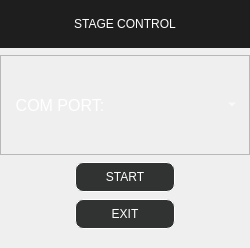
         <widget class="QWidget" name="page">
          <layout class="QVBoxLayout" name="verticalLayout_3">
           <property name="spacing">
            <number>0</number>
           </property>
           <property name="leftMargin">
            <number>0</number>
           </property>
           <property name="topMargin">
            <number>0</number>
           </property>
           <property name="rightMargin">
            <number>0</number>
           </property>
           <property name="bottomMargin">
            <number>0</number>
           </property>
           <item>
            <widget class="QFrame" name="frame_2">
             <property name="frameShape">
              <enum>QFrame::NoFrame</enum>
             </property>
             <property name="frameShadow">
              <enum>QFrame::Raised</enum>
             </property>
             <layout class="QVBoxLayout" name="verticalLayout_4">
              <property name="spacing">
               <number>0</number>
              </property>
              <property name="leftMargin">
               <number>0</number>
              </property>
              <property name="topMargin">
               <number>0</number>
              </property>
              <property name="rightMargin">
               <number>0</number>
              </property>
              <property name="bottomMargin">
               <number>0</number>
              </property>
              <item>
               <widget class="QFrame" name="frame_3">
                <property name="frameShape">
                 <enum>QFrame::NoFrame</enum>
                </property>
                <property name="frameShadow">
                 <enum>QFrame::Raised</enum>
                </property>
                <layout class="QVBoxLayout" name="verticalLayout_6">
                 <property name="spacing">
                  <number>0</number>
                 </property>
                 <property name="leftMargin">
                  <number>0</number>
                 </property>
                 <property name="topMargin">
                  <number>0</number>
                 </property>
                 <property name="rightMargin">
                  <number>0</number>
                 </property>
                 <property name="bottomMargin">
                  <number>0</number>
                 </property>
                 <item>
                  <widget class="QFrame" name="frame_7">
                   <property name="maximumSize">
                    <size>
                     <width>16777215</width>
                     <height>75</height>
                    </size>
                   </property>
                   <property name="styleSheet">
                    <string notr="true">background-color: rgb(30, 30, 30);</string>
                   </property>
                   <property name="frameShape">
                    <enum>QFrame::NoFrame</enum>
                   </property>
                   <property name="frameShadow">
                    <enum>QFrame::Raised</enum>
                   </property>
                   <layout class="QVBoxLayout" name="verticalLayout_7">
                    <item>
                     <widget class="QLabel" name="label_22">
                      <property name="minimumSize">
                       <size>
                        <width>200</width>
                        <height>30</height>
                       </size>
                      </property>
                      <property name="maximumSize">
                       <size>
                        <width>16777215</width>
                        <height>30</height>
                       </size>
                      </property>
                      <property name="styleSheet">
                       <string notr="true">font: 63 18pt &quot;Segoe UI Semibold&quot;;
color:rgb(255, 255, 255);
background-color:none;

</string>
                      </property>
                      <property name="text">
                       <string>STAGE CONTROL</string>
                      </property>
                      <property name="alignment">
                       <set>Qt::AlignCenter</set>
                      </property>
                     </widget>
                    </item>
                   </layout>
                  </widget>
                 </item>
                 <item>
                  <widget class="QFrame" name="frame_8">
                   <property name="frameShape">
                    <enum>QFrame::StyledPanel</enum>
                   </property>
                   <property name="frameShadow">
                    <enum>QFrame::Raised</enum>
                   </property>
                  </widget>
                 </item>
                </layout>
               </widget>
              </item>
              <item>
               <widget class="QFrame" name="frame_4">
                <property name="minimumSize">
                 <size>
                  <width>250</width>
                  <height>200</height>
                 </size>
                </property>
                <property name="maximumSize">
                 <size>
                  <width>250</width>
                  <height>200</height>
                 </size>
                </property>
                <property name="frameShape">
                 <enum>QFrame::NoFrame</enum>
                </property>
                <property name="frameShadow">
                 <enum>QFrame::Raised</enum>
                </property>
                <layout class="QVBoxLayout" name="verticalLayout_5">
                 <property name="spacing">
                  <number>0</number>
                 </property>
                 <property name="leftMargin">
                  <number>0</number>
                 </property>
                 <property name="topMargin">
                  <number>0</number>
                 </property>
                 <property name="rightMargin">
                  <number>0</number>
                 </property>
                 <item>
                  <widget class="QFrame" name="frame_6">
                   <property name="maximumSize">
                    <size>
                     <width>16777215</width>
                     <height>100</height>
                    </size>
                   </property>
                   <property name="frameShape">
                    <enum>QFrame::StyledPanel</enum>
                   </property>
                   <property name="frameShadow">
                    <enum>QFrame::Raised</enum>
                   </property>
                   <layout class="QHBoxLayout" name="horizontalLayout">
                    <item>
                     <widget class="QLabel" name="label_2">
                      <property name="minimumSize">
                       <size>
                        <width>100</width>
                        <height>30</height>
                       </size>
                      </property>
                      <property name="maximumSize">
                       <size>
                        <width>100</width>
                        <height>30</height>
                       </size>
                      </property>
                      <property name="font">
                       <font>
                        <family>Segoe UI</family>
                        <pointsize>12</pointsize>
                       </font>
                      </property>
                      <property name="styleSheet">
                       <string notr="true">color:rgb(255, 255, 255);</string>
                      </property>
                      <property name="text">
                       <string>COM PORT:</string>
                      </property>
                      <property name="alignment">
                       <set>Qt::AlignCenter</set>
                      </property>
                     </widget>
                    </item>
                    <item>
                     <widget class="QComboBox" name="comboBox_comPort">
                      <property name="minimumSize">
                       <size>
                        <width>0</width>
                        <height>25</height>
                       </size>
                      </property>
                      <property name="maximumSize">
                       <size>
                        <width>16777215</width>
                        <height>25</height>
                       </size>
                      </property>
                      <property name="font">
                       <font>
                        <pointsize>11</pointsize>
                       </font>
                      </property>
                      <property name="styleSheet">
                       <string notr="true">QComboBox{
border:none;
color: rgb(255, 255, 255);
background-color: transparent;
}
QComboBox QAbstractItemView{border: 0px;color:white}

</string>
                      </property>
                      <property name="currentText">
                       <string/>
                      </property>
                     </widget>
                    </item>
                   </layout>
                  </widget>
                 </item>
                 <item alignment="Qt::AlignHCenter">
                  <widget class="QPushButton" name="pushButton_start">
                   <property name="minimumSize">
                    <size>
                     <width>100</width>
                     <height>30</height>
                    </size>
                   </property>
                   <property name="maximumSize">
                    <size>
                     <width>100</width>
                     <height>30</height>
                    </size>
                   </property>
                   <property name="styleSheet">
                    <string notr="true">QPushButton{
background-color: rgb(49, 51, 50);
border-radius:8px;
border-color: rgb(255,255, 255);
border-width : 1.2px;
border-style:inset;
color:rgb(255, 255, 255);

}
QPushButton::hover{
	background-color: rgba(255, 255, 255, 150);
}</string>
                   </property>
                   <property name="text">
                    <string>START</string>
                   </property>
                  </widget>
                 </item>
                 <item alignment="Qt::AlignHCenter">
                  <widget class="QPushButton" name="pushButton_exit_2">
                   <property name="minimumSize">
                    <size>
                     <width>100</width>
                     <height>30</height>
                    </size>
                   </property>
                   <property name="maximumSize">
                    <size>
                     <width>100</width>
                     <height>30</height>
                    </size>
                   </property>
                   <property name="styleSheet">
                    <string notr="true">QPushButton{
background-color: rgb(49, 51, 50);
border-radius:8px;
border-color: rgb(255,255, 255);
border-width : 1.2px;
border-style:inset;
color:rgb(255, 255, 255);

}
QPushButton::hover{
	background-color: rgba(255, 255, 255, 150);
}</string>
                   </property>
                   <property name="text">
                    <string>EXIT</string>
                   </property>
                  </widget>
                 </item>
                </layout>
               </widget>
              </item>
              <item>
               <widget class="QFrame" name="frame_5">
                <property name="frameShape">
                 <enum>QFrame::StyledPanel</enum>
                </property>
                <property name="frameShadow">
                 <enum>QFrame::Raised</enum>
                </property>
               </widget>
              </item>
             </layout>
            </widget>
           </item>
          </layout>
         </widget>
